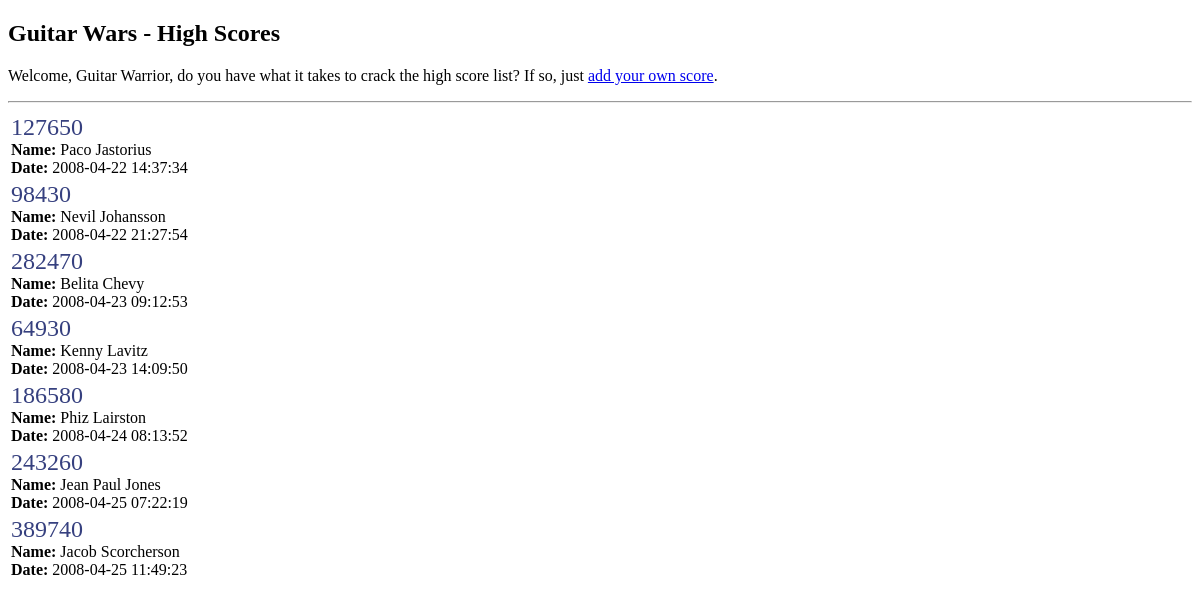
Page /ch05/initial/guitarwars/index.php on the committed database.
### tables this page shows
CREATE TABLE `guitarwars` (
  `id` INT AUTO_INCREMENT,
  `date` TIMESTAMP DEFAULT CURRENT_TIMESTAMP,
  `name` VARCHAR(32),
  `score` INT,
  `screenshot` VARCHAR(64),
  PRIMARY KEY (`id`),
  KEY `name` (`name`)
);

### public/ch05/initial/guitarwars/index.php (the view, shortened to what this page needs)
<!DOCTYPE html PUBLIC "-//W3C//DTD XHTML 1.0 Transitional//EN"
  "http://www.w3.org/TR/xhtml1/DTD/xhtml1-transitional.dtd">
<html xmlns="http://www.w3.org/1999/xhtml" xml:lang="en" lang="en">
<head>
  <link rel="stylesheet" type="text/css" href="style.css" />
</head>
<body>
  <h2>Guitar Wars - High Scores</h2>
  <p>Welcome, Guitar Warrior, do you have what it takes to crack the high score list? If so, just <a href="addscore.php">add your own score</a>.</p>
  <hr />
<?php
  $dbc = mysqli_connect('www.guitarwars.net', 'admin', 'rockit', 'gwdb');
  $query = "SELECT * FROM guitarwars";
  $data = mysqli_query($dbc, $query);
  echo '<table>';
  while ($row = mysqli_fetch_array($data)) {
    echo '<tr><td class="scoreinfo">';
    echo '<span class="score">' . $row['score'] . '</span><br />';
    echo '<strong>Name:</strong> ' . $row['name'] . '<br />';
    echo '<strong>Date:</strong> ' . $row['date'] . '</td></tr>';
  }
  echo '</table>';
?>
</body>
</html>

### public/ch05/initial/guitarwars/style.css (style rules this page uses)
.score { font-size:150%; color: #36407F; }
.scoreinfo { vertical-align: top; padding-right:15px; }

### rows in the picture
guitarwars: score "127650", name "Paco Jastorius", date "2008-04-22 14:37:34"
guitarwars: score "98430", name "Nevil Johansson", date "2008-04-22 21:27:54"
guitarwars: score "282470", name "Belita Chevy", date "2008-04-23 09:12:53"
guitarwars: score "64930", name "Kenny Lavitz", date "2008-04-23 14:09:50"
guitarwars: score "186580", name "Phiz Lairston", date "2008-04-24 08:13:52"
guitarwars: score "243260", name "Jean Paul Jones", date "2008-04-25 07:22:19"
guitarwars: score "389740", name "Jacob Scorcherson", date "2008-04-25 11:49:23"
